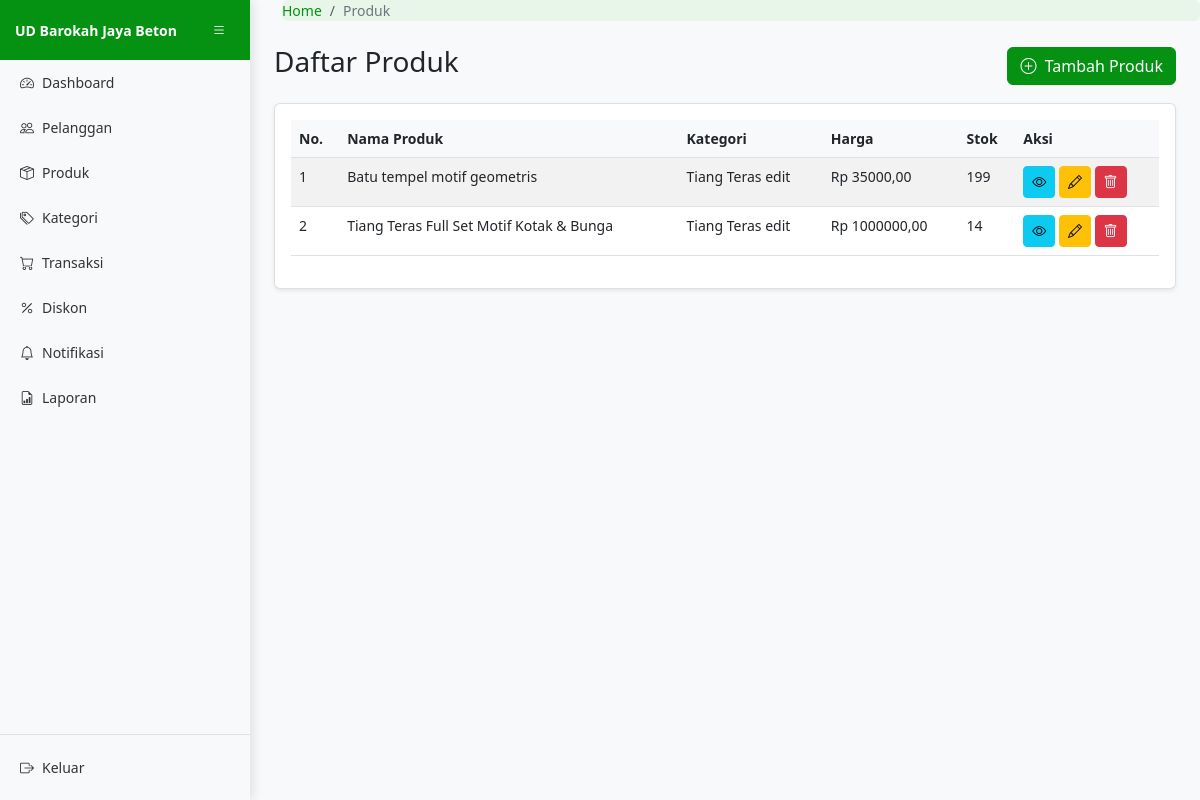
Page /produk/ (signed in) on the earlier database version.
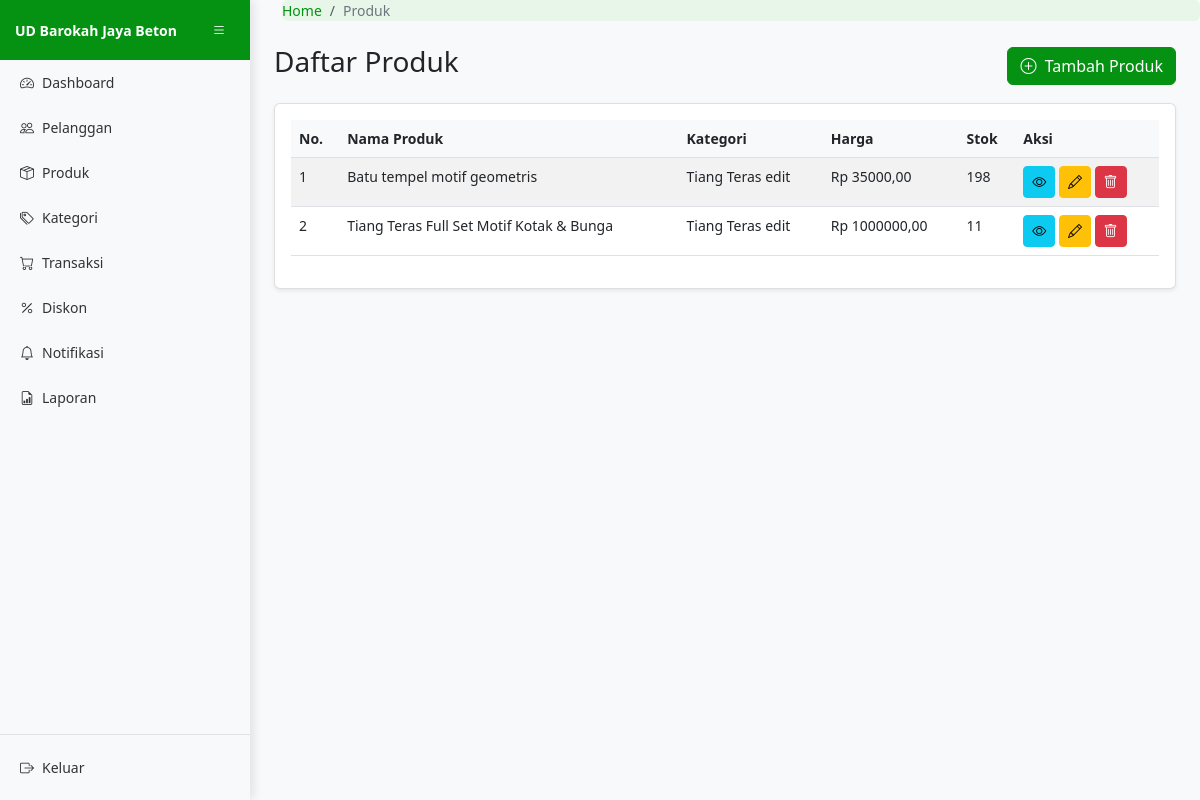
Same page on the later database version.
### core/models.py (models this page shows, shortened)
class Produk(models.Model):
    nama_produk = models.CharField(max_length=100)
    deskripsi_produk = models.TextField()
    foto_produk = models.ImageField(upload_to='produk/', blank=True, null=True)
    stok_produk = models.IntegerField(default=0)
    harga_produk = models.DecimalField(max_digits=10, decimal_places=2)
    kategori = models.ForeignKey(Kategori, on_delete=models.CASCADE)

class Kategori(models.Model):
    nama_kategori = models.CharField(max_length=100, unique=True)
    class Meta:
        verbose_name_plural = "Kategori"

### core/views.py (the view)
# urls.py: path('produk/', views.daftar_produk, name='daftar_produk'),
@login_required
def daftar_produk(request):
    produk_list = Produk.objects.select_related('kategori').all().order_by('-id')
    paginator = Paginator(produk_list, 10)  # Tampilkan 10 item per halaman
    page_number = request.GET.get('page')
    page_obj = paginator.get_page(page_number)
    return render(request, 'core/produk/daftar_produk.html', {'page_obj': page_obj})

### core/templates/core/produk/daftar_produk.html (shortened to what this page needs)
{% extends 'core/basis.html' %}
{% block breadcrumb %}
<li class="breadcrumb-item active">Produk</li>
{% endblock %}
{% block content %}
<div class="container-fluid">
    <div class="d-flex justify-content-between align-items-center mb-3">
        <h3>Daftar Produk</h3>
        <a href="{% url 'tambah_produk' %}" class="btn btn-dark">
            <i class="bi bi-plus-circle me-1"></i> Tambah Produk
        </a>
    </div>
    <div class="card">
        <div class="card-body">
            <div class="table-responsive">
                <table class="table table-striped">
                    <thead>
                        <tr>
                            <th>No.</th>
                            <th>Nama Produk</th>
                            <th>Kategori</th>
                            <th>Harga</th>
                            <th>Stok</th>
                            <th>Aksi</th>
                        </tr>
                    </thead>
                    <tbody>
                        {% for produk in page_obj %}
                        <tr>
                            <td>{{ forloop.counter0|add:page_obj.start_index }}</td>
                            <td>{{ produk.nama_produk }}</td>
                            <td>{{ produk.kategori.nama_kategori }}</td>
                            <td>Rp {{ produk.harga_produk|floatformat:2 }}</td>
                            <td>{{ produk.stok_produk }}</td>
                            <td>
                                <a href="{% url 'detail_produk' produk.id %}" class="btn btn-sm btn-info btn-action" title="Detail">
                                    <i class="bi bi-eye"></i>
                                </a>
                                <a href="{% url 'edit_produk' produk.id %}" class="btn btn-sm btn-warning btn-action" title="Edit">
                                    <i class="bi bi-pencil"></i>
                                </a>
                                <button type="button" class="btn btn-sm btn-danger btn-action"
                                        data-bs-toggle="modal" data-bs-target="#deleteModal"
                                        data-delete-url="{% url 'hapus_produk' produk.id %}"
                                        data-item-name="Produk: {{ produk.nama_produk }}"
                                        title="Hapus">
                                    <i class="bi bi-trash"></i>
                                </button>
                            </td>
                        </tr>
                        {% empty %}
                        <tr>
                            <td colspan="6" class="text-center">Tidak ada produk</td>
                        </tr>
                        {% endfor %}
                    </tbody>
                </table>
            </div>
        </div>
    </div>
</div>
{% endblock %}

Differences in the rows shown:
changed Produk "Batu tempel motif geometris": stok_produk "199" → "198"
changed Produk "Tiang Teras Full Set Motif Kotak & Bunga": stok_produk "14" → "11"
